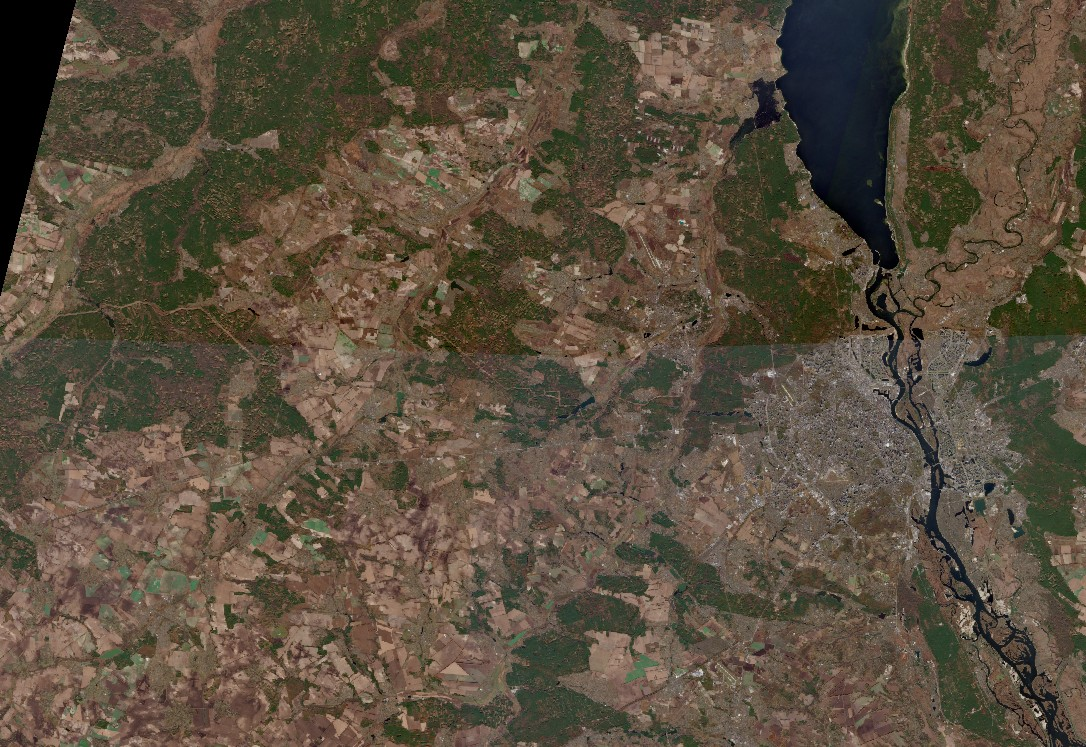
#> input picture image_matching/Sentinel-2 images/2024-11-17-00_00_2024-11-17-23_59_Sentinel-2_L2A_True_color.jpg, 1086 x 747 px, found by its file name
$ python image_matching_opencv.py
#> lines starting #> are read from the running program, lines starting #| are printed output that depends on the picture
import cv2
import matplotlib.pyplot as plt

def match_images(img1_path, img2_path):
    # Load the images from the file paths.
    # The images are read in color (BGR format).
    img1 = cv2.imread(img1_path, cv2.IMREAD_COLOR)
#> img1 is the input picture: shape (747, 1086, 3); mean B, G, R 62.8, 79, 90.9
    img2 = cv2.imread(img2_path, cv2.IMREAD_COLOR)
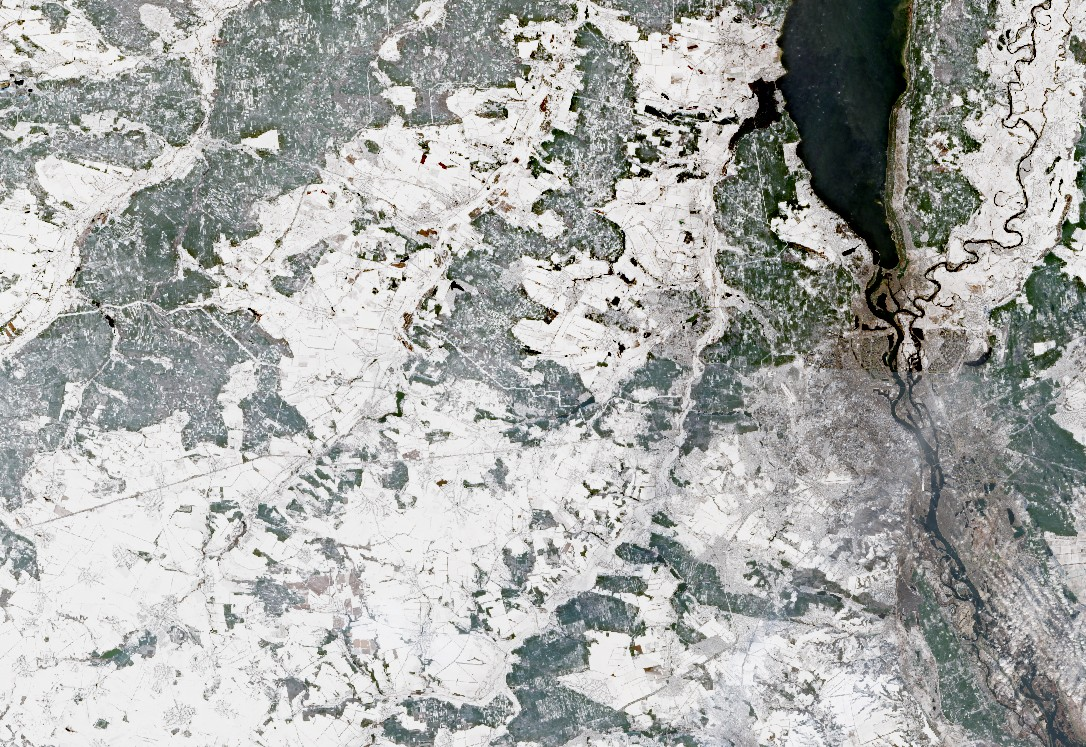
#> input picture image_matching/Sentinel-2 images/2024-11-25-00_00_2024-11-25-23_59_Sentinel-2_L2A_True_color.jpg, 1086 x 747 px, found by its file name
#> img2 is the input picture: shape (747, 1086, 3); mean B, G, R 169.5, 171.8, 170.1

    # Convert the images to grayscale.
    gray1 = cv2.cvtColor(img1, cv2.COLOR_BGR2GRAY)
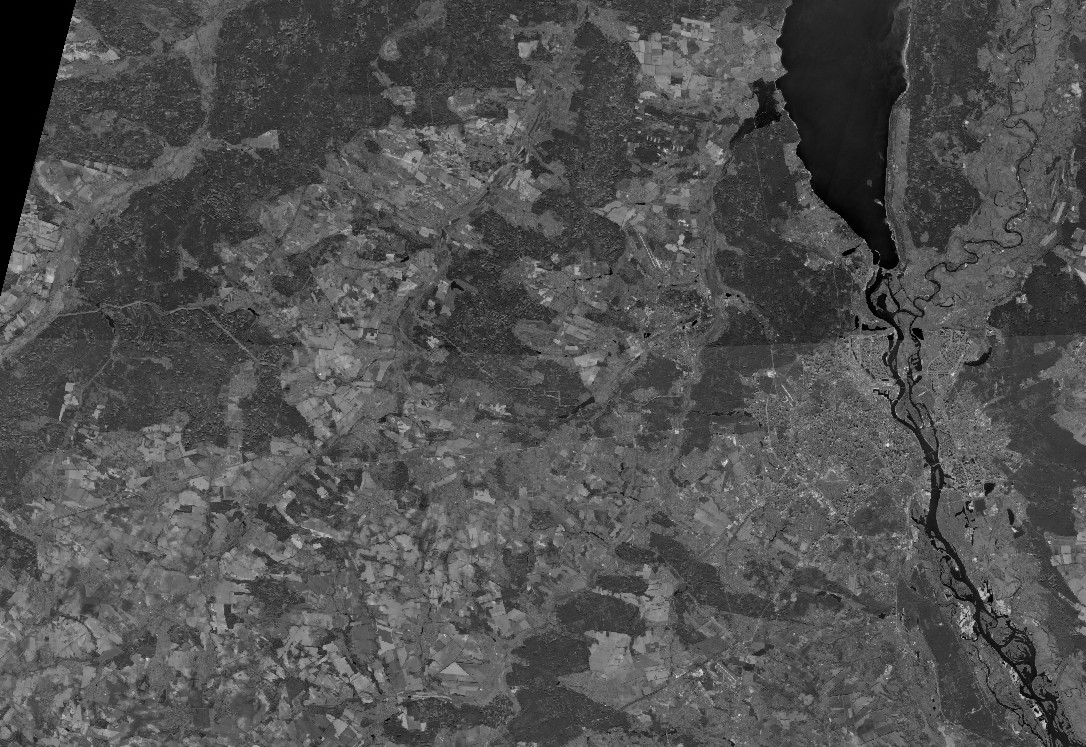
#> gray1: shape (747, 1086); min 0, max 234, mean 80.7
    gray2 = cv2.cvtColor(img2, cv2.COLOR_BGR2GRAY)

    # Create an ORB detector.
    orb = cv2.ORB_create()

    # Detect keypoints and compute descriptors for both images using the ORB detector.
    keypoints1, descriptors1 = orb.detectAndCompute(gray1, None)
#> keypoints1 = 500 keypoints; strongest (x, y, size): (1037, 712, 31), (1035, 709, 31), (1040, 714, 31), (969, 507, 31)
    keypoints2, descriptors2 = orb.detectAndCompute(gray2, None)
#> keypoints2 = 500 keypoints; strongest (x, y, size): (608, 353, 31), (615, 302, 44.6), (404, 280, 31), (647, 106, 31)

    # Create a BFMatcher (Brute-Force Matcher) to find the best matches between keypoints.
    bf = cv2.BFMatcher(cv2.NORM_HAMMING, crossCheck=True)

    # Match the descriptors from the two images.
    matches = bf.match(descriptors1, descriptors2)
#> matches = 141 matches

    # Sort the matches by distance.
    # The smaller the distance, the better the match.
    matches = sorted(matches, key=lambda x: x.distance)

    # Visualize the top 20 matches.
    img_matches = cv2.drawMatches(img1, keypoints1, img2, keypoints2, matches[:20], None,
                                  flags=cv2.DrawMatchesFlags_NOT_DRAW_SINGLE_POINTS)
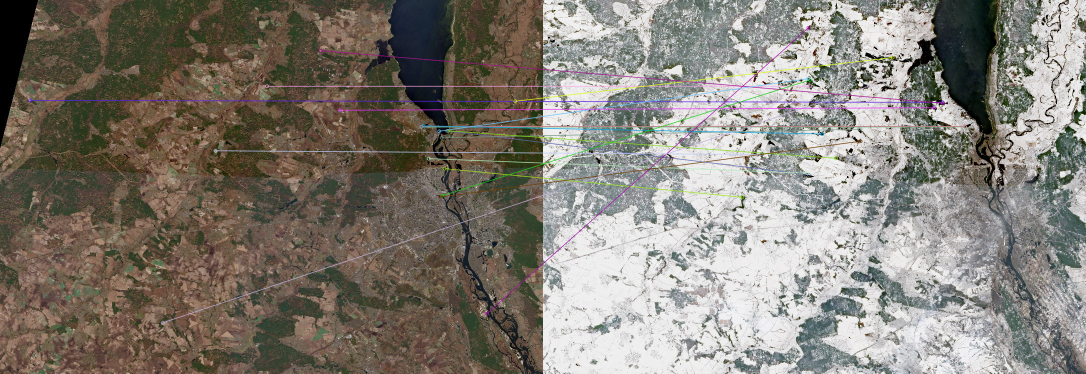
#> img_matches: shape (747, 2172, 3) (shown at 1/2 size); mean B, G, R 116.6, 125.3, 130.5

    # Display the result.
    plt.figure(figsize=(15, 15))
    plt.imshow(cv2.cvtColor(img_matches, cv2.COLOR_BGR2RGB))  # Convert the image to RGB format for matplotlib
    plt.axis('off')
    plt.show()


image1_path = r"C:\Users\Matthew\Desktop\test_task_internship\image_matching\Sentinel-2 images\2024-11-17-00_00_2024-11-17-23_59_Sentinel-2_L2A_True_color.jpg"
image2_path = r"C:\Users\Matthew\Desktop\test_task_internship\image_matching\Sentinel-2 images\2024-11-25-00_00_2024-11-25-23_59_Sentinel-2_L2A_True_color.jpg"

match_images(image1_path, image2_path)
